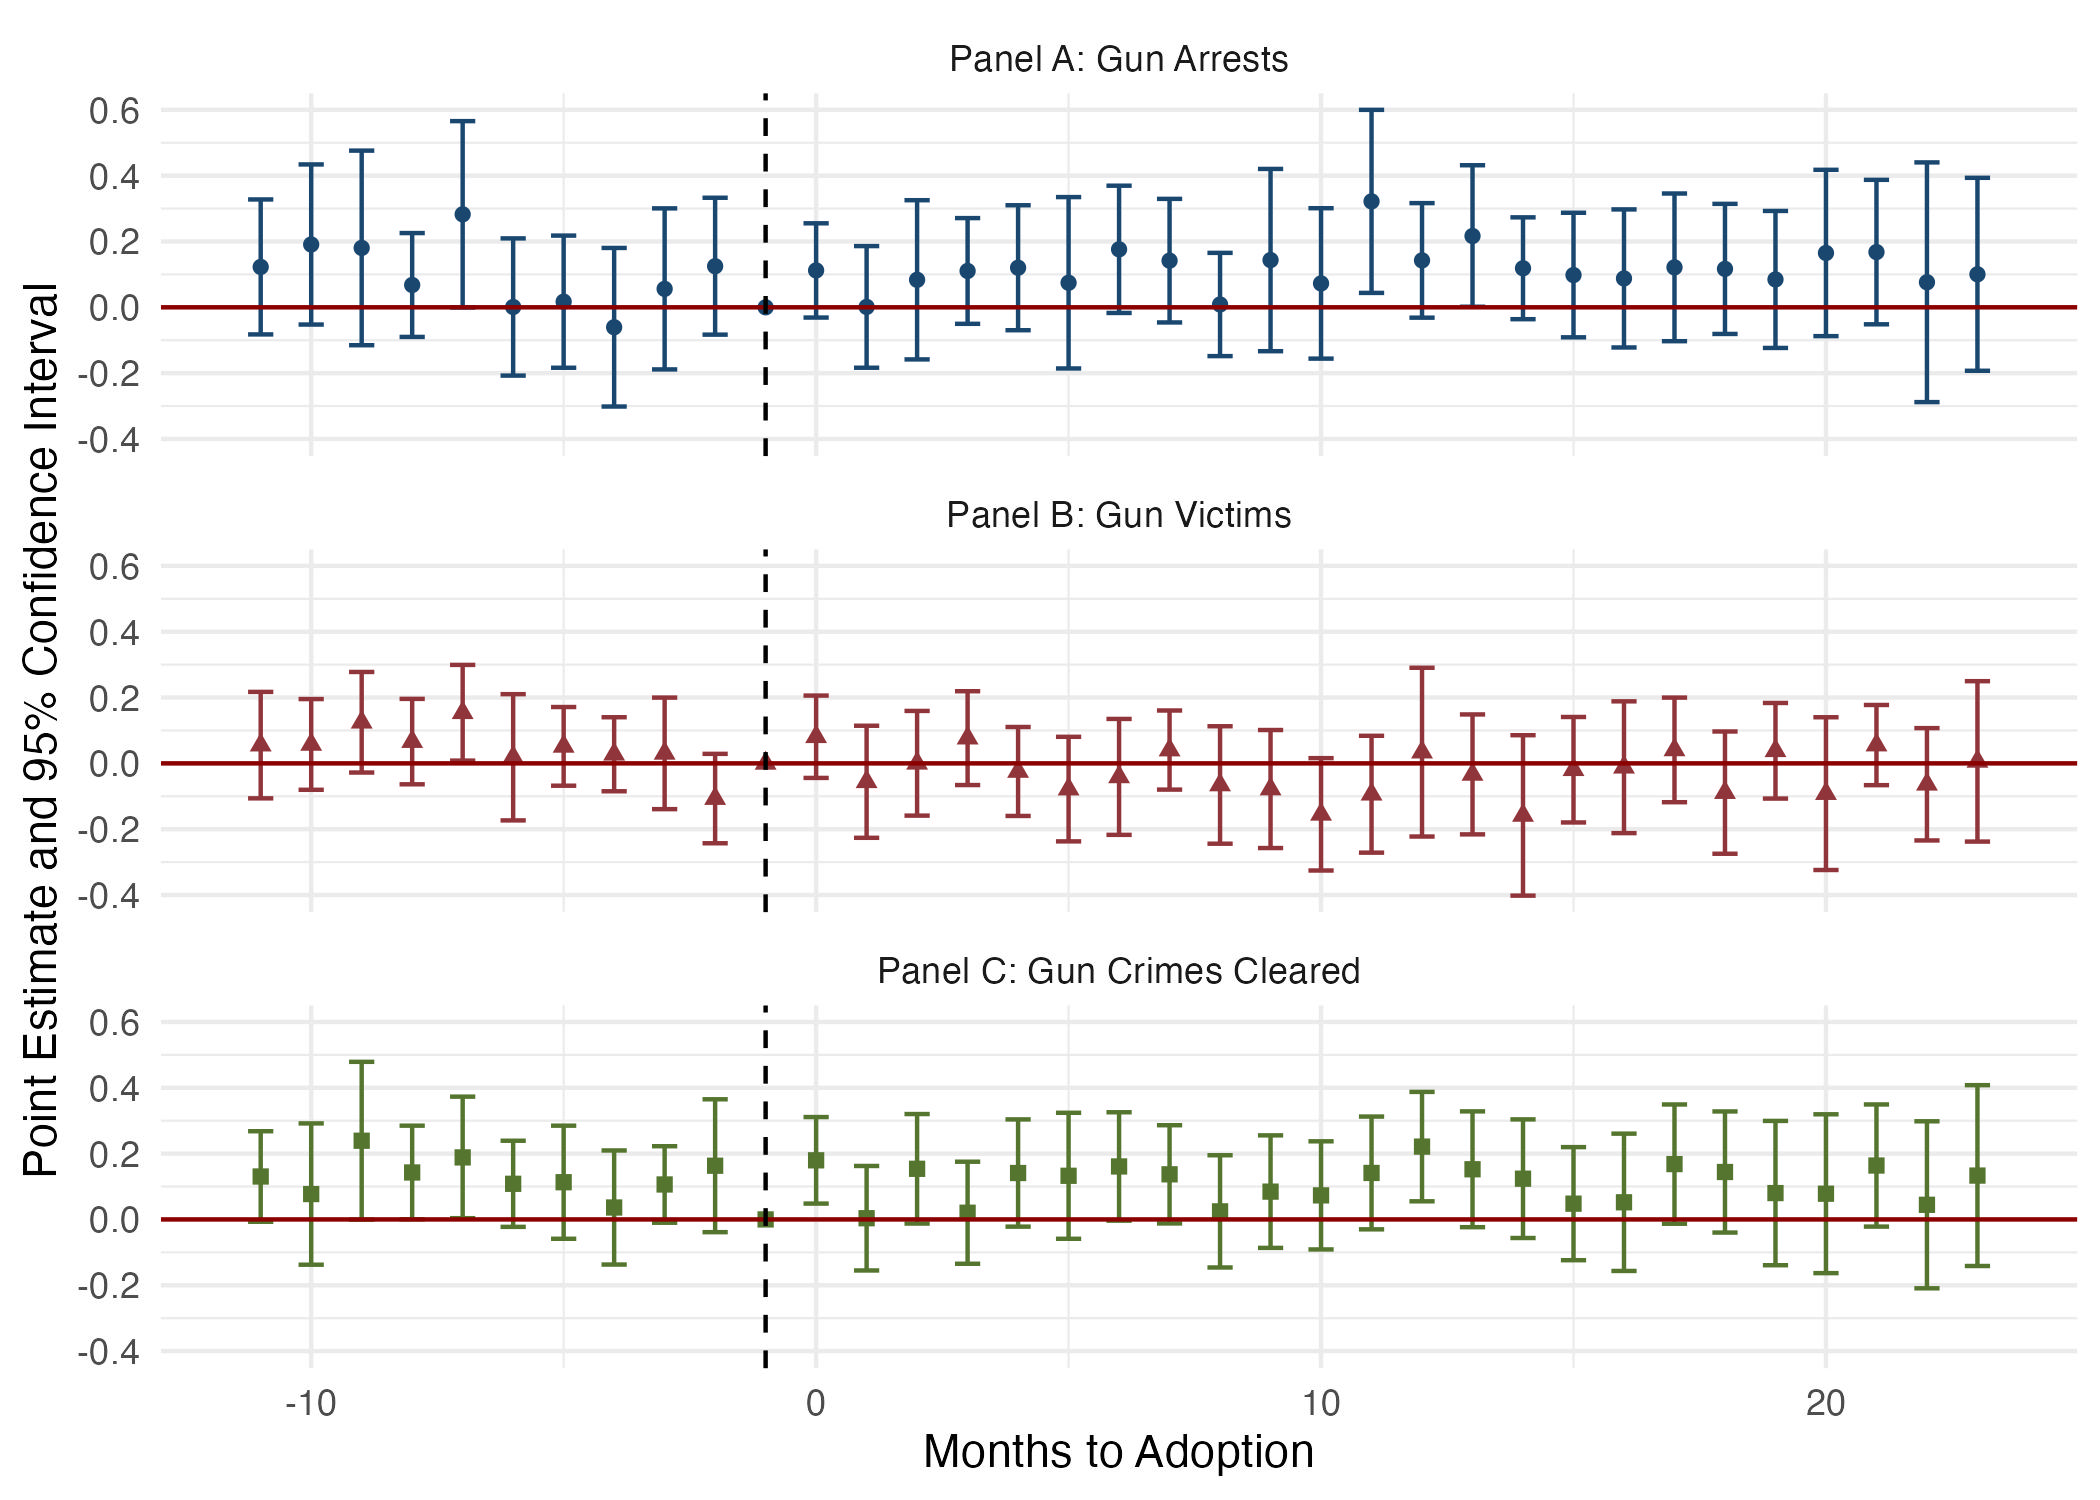

The script that saved this image:

library(tidyverse)
library(fixest)
library(panelsummary)
library(kableExtra)
library(modelsummary)
library(did2s)

agg_outcomes <- read_csv('analysis_data/xxaggregate_outcomes.csv')


## currently using SDSC control. Can change if needed. 
setFixest_fml(..ctrl = ~0| district + date )


agg_outcomes <- agg_outcomes %>% 
  mutate(time_to_treat = time_length(date - shotspot_activate,
                                     "month") %>% 
           magrittr::add(1) %>% 
           floor() %>%
           magrittr::subtract(1),
         .by = district) %>% 
  mutate(time_to_treat = case_when(
    time_to_treat > 24 ~ 24,
    time_to_treat < -12 ~ -12,
    .default = time_to_treat
  )) %>% 
  mutate(time_to_treat = if_else(is.na(time_to_treat), -1000, time_to_treat)) 




# poisson for 3 outcomes --------------------------------------------------


gun_arrests_poisson <- agg_outcomes %>% 
  fepois(number_gun_arrests ~ i(time_to_treat, ref = c(-1, -1000)) + ..ctrl ,
         cluster = ~district, data = .) %>% 
  broom::tidy(conf.int = T) %>% 
  add_row(term = "0", 
          estimate = 0,
          .before = 12) %>% 
  mutate(periods = c(-12:24)) %>% 
  mutate(type = "Poisson",
         outcome = "Panel A: Gun Arrests")

gun_victims_poisson <- agg_outcomes %>% 
  fepois(number_gun_involved_victims ~ i(time_to_treat, ref = c(-1, -1000)) + ..ctrl ,
         cluster = ~district, data = .) %>% 
  broom::tidy(conf.int = T) %>% 
  add_row(term = "0", 
          estimate = 0,
          .before = 12) %>% 
  mutate(periods = c(-12:24)) %>% 
  mutate(type = "Poisson",
         outcome = "Panel B: Gun Victims")

gun_crimes_cleared_poisson <- agg_outcomes %>% 
  fepois(number_gun_crimes_cleared ~ i(time_to_treat, ref = c(-1, -1000)) + ..ctrl ,
         cluster = ~district, data = .) %>% 
  broom::tidy(conf.int = T) %>% 
  add_row(term = "0", 
          estimate = 0,
          .before = 12) %>% 
  mutate(periods = c(-12:24)) %>% 
  mutate(type = "Poisson",
         outcome = "Panel C: Gun Crimes Cleared")

es_aggregate_poisson <- bind_rows(gun_arrests_poisson, gun_victims_poisson, gun_crimes_cleared_poisson) %>%
  filter(periods %in% c(-11:23)) %>% 
  ggplot(aes(periods, estimate, shape = outcome, color = outcome)) +
  geom_point(position = position_dodge(width = 0.5)) +
  geom_errorbar(aes(ymin = conf.low, ymax = conf.high),
                position = position_dodge(width = 0.5),
                width = 0.5) +
  geom_hline(yintercept = 0, color = "dark red") +
  labs(x = "Months to Adoption",
       y = "Point Estimate and 95% Confidence Interval",
       color = "",
       shape = "") +
  theme_minimal() +
  geom_vline(aes(xintercept = -1), linetype = 'dashed') +
  facet_wrap(~outcome, ncol = 1) +
  ggthemes::scale_color_stata() +
  theme(legend.position = "none")

ggsave(es_aggregate_poisson, filename = "presentations/figures/es_aggregate_poisson.jpeg", width = 7, height = 5)

